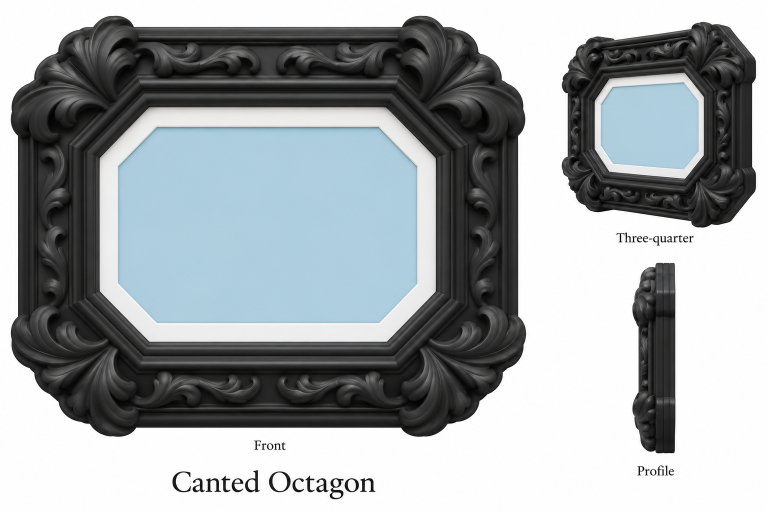
#> input picture concepts/01-Canted-Octagon-concept.png, 1536 x 1024 px (shown at 1/2 size); its folder holds only this picture in this run
$ python build_catalog.py
#> lines starting #> are read from the running program, lines starting #| are printed output that depends on the picture; after the words box and inside, x2 and y2 are one past the last pixel; in counts of white or black regions, pixels touching at a corner belong together; long printed decimals are rounded
#> (reads source/designs-final.json from the repository)
# SPDX-License-Identifier: MIT
"""Fresh text-drawn ornament, exact photo geometry and redesigned PLA clips.
No ornamental mesh or reference photograph from the earlier collection is read.
Only a resolved Bambu printer/process/filament settings snapshot is reused.
"""
from pathlib import Path
from zipfile import ZipFile,ZIP_DEFLATED
from lxml import etree as E
import json,sys,uuid
import numpy as np, trimesh as tm, shapely
from PIL import Image
from scipy import ndimage as ndi
from scipy.interpolate import RegularGridInterpolator
from shapely.geometry import Polygon,Point,box as rect,LineString
from shapely.affinity import rotate as protate
import matplotlib;matplotlib.use('Agg')
import matplotlib.pyplot as plt
from paths import ROOT, P
NS='http://schemas.microsoft.com/3dmanufacturing/core/2015/02'
PROD='http://schemas.microsoft.com/3dmanufacturing/production/2015/06'
REL='http://schemas.openxmlformats.org/package/2006/relationships'
POS=[(x,y) for x in [-40.,40.] for y in [-32.5,32.5]]
RECT_POS=[(x,y) for x in [-44.,44.] for y in [-36.,36.]]
MATE=3.6
def box(x,y,z,z0=0,xy=(0,0)):
 m=tm.creation.box([x,y,z]);m.apply_translation([*xy,z0+z/2]);return m
def union(ms):return tm.boolean.union(ms,engine='manifold')
def diff(a,b):return tm.boolean.difference([a,b],engine='manifold')
def inter(a,b):
 if not len(a.faces) or not len(b.faces):return tm.Trimesh()
 return tm.boolean.intersection([a,b],engine='manifold')
# [4 lines left out: function check, not called in this run]
def extrude(p,z,h):
 if hasattr(p,'geoms'):return union([extrude(q,z,h) for q in p.geoms if q.area>1e-6])
 m=tm.creation.extrude_polygon(p,h,engine='earcut');m.apply_translation([0,0,z]);return m
def cyl(x,y,r,z,h):
 m=tm.creation.cylinder(r,h,sections=96);m.apply_translation([x,y,z+h/2]);return m
def taper(w0,w1,depth,z0,z1,xy):
 m=box(1,depth,z1-z0,z0);m.vertices[:,0]*=w0+(w1-w0)*(m.vertices[:,2]-z0)/(z1-z0);m.apply_translation([*xy,0]);return m
def rounded_rect(x0,y0,x1,y1,r):
 return rect(x0+r,y0+r,x1-r,y1-r).buffer(r,quad_segs=24)
# [11 lines left out: functions rotate_mesh, peg, not called in this run]
def socket(p):
 return union([taper(4.1,3.65,2.4,-.02,.4,p),box(3.65,2.4,2.62,.38,p),box(4.3,2.4,1.7,3,p)])
def aperture_for(d):
 w,h=d['opening'];a,b=w/2,h/2
 if d['shape']=='octagon':
  c=5.;return Polygon([(-a+c,-b),(a-c,-b),(a,-b+c),(a,b-c),(a-c,b),(-a+c,b),(-a,b-c),(-a,-b+c)])
 if d['shape']=='cushion':return rounded_rect(-a,-b,a,b,7.0)
 if d['shape']=='arch':
  # Shallow circular segment; only upper corners are masked.
  rise=3.5;R=(a*a+rise*rise)/(2*rise);yc=b-R
  xs=np.linspace(a,-a,257);ys=yc+np.sqrt(R*R-xs*xs)
  return Polygon([(-a,-b),(a,-b),(a,b-rise)]+list(zip(xs,ys))+[(-a,b-rise)])
 return rect(-a,-b,a,b)
def get_drawing(d):
 rgb=np.asarray(Image.open(ROOT/'concepts'/(d['id']+'-concept.png')).convert('RGB'),float)
 # Geometry preprocessing only: isolate the master front, leaving the sheet intact.
 rgb=rgb[:,:int(rgb.shape[1]*.71)]
#> rgb: shape (1024, 1090, 3) float64
 r,g,b=rgb.transpose(2,0,1);blue=(b-r>15)&(g-r>8)&(r>90)&(r<230)&(b>150)
#> after `blue = (b - r > 15) & (g - r > 8) & (r > 90) & (r < 230) & (b > 150)`:
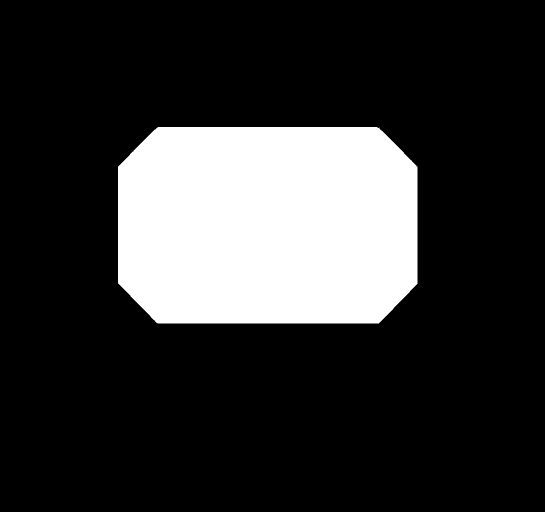
#> blue: shape (1024, 1090) bool (shown at 1/2 size); 20% white; 1 white region, box (x1, y1, x2, y2) and area: (236, 254, 835, 647) 222940
 lab,_=ndi.label(blue);sz=np.bincount(lab.ravel());sz[0]=0;blue=lab==sz.argmax()
#> after `lab, _ = ndi.label(blue)`:
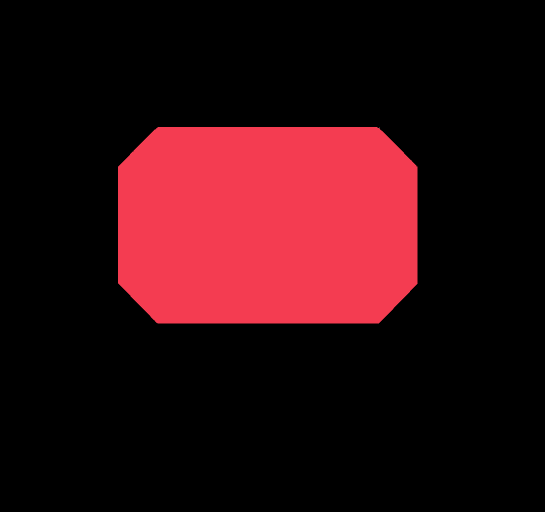
#> lab: shape (1024, 1090) int32 (shown at 1/2 size); 4 distinct labels, from 0 to 3; one colour per label, 0 black
#> after `sz = np.bincount(lab.ravel())`: sz = [893220, 222938, 1, 1]
#> after `blue = lab == sz.argmax()`: blue: shape (1024, 1090) bool; 20% white; 1 white region, box (x1, y1, x2, y2) and area: (236, 254, 835, 647) 222938
 ys,xs=np.nonzero(blue);cx=(xs.min()+xs.max())/2;cy=(ys.min()+ys.max())/2
#> after `cx = (xs.min() + xs.max()) / 2`: cx = 535
#> after `cy = (ys.min() + ys.max()) / 2`: cy = 450
 dark=(rgb.max(2)<165)&(np.abs(b-r)<22)
#> dark: shape (1024, 1090) bool; 43.7% white; 19 white regions, largest, box (x1, y1, x2, y2) and area: (22, 32, 1052, 874) 483218, (538, 943, 581, 984) 560, (660, 957, 687, 999) 500
 lab,_=ndi.label(dark);sz=np.bincount(lab.ravel());sz[0]=0;dark=lab==sz.argmax()
#> after `lab, _ = ndi.label(dark)`:
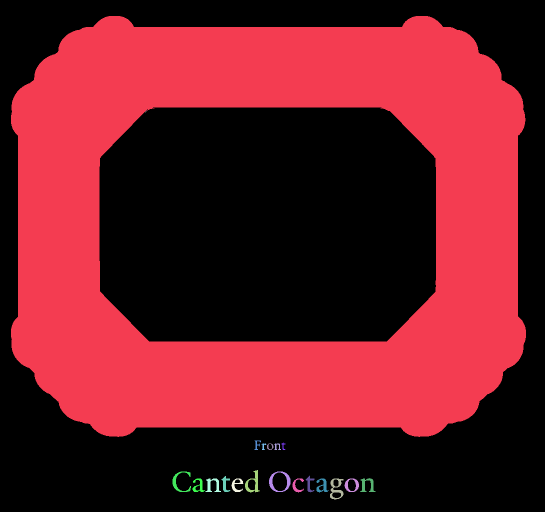
#> lab: shape (1024, 1090) int32 (shown at 1/2 size); 24 distinct labels, from 0 to 23; one colour per label, 0 black
#> after `sz = np.bincount(lab.ravel())`: sz = 24 values, max 627948 at index 0, min 1 at index 2, mean 46506.7
#> after `dark = lab == sz.argmax()`: dark: shape (1024, 1090) bool; 43.3% white; 1 white region, box (x1, y1, x2, y2) and area: (22, 32, 1052, 874) 483214
 solid=ndi.binary_fill_holes(dark)
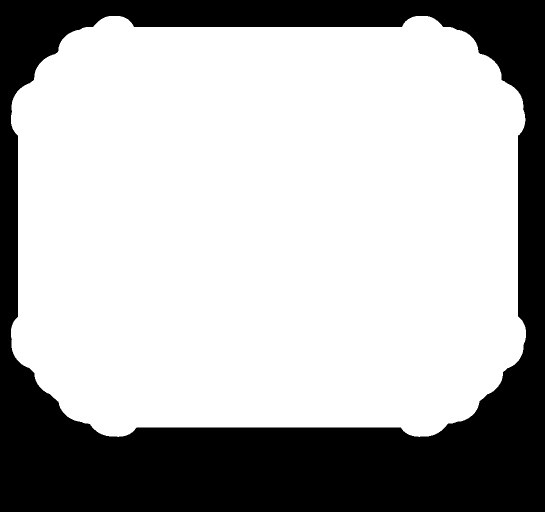
#> solid: shape (1024, 1090) bool (shown at 1/2 size); 69.7% white; 1 black region, box (x1, y1, x2, y2) and area: (0, 0, 1090, 1024) 338216
 fig,ax=plt.subplots();loops=ax.contour(solid.astype(float),levels=[.5]).allsegs[0];plt.close(fig)
#> after `loops = ax.contour(solid.astype(float), levels=[0.5]).allsegs[0]`: loops = 1 point arrays, longest 3891 points
#> after `fig, ax = plt.subplots()`:
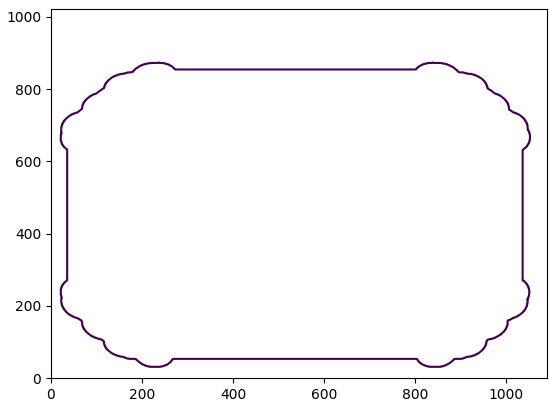
#> figure drawn by matplotlib, 1 panel
 poly=max([Polygon(np.c_[q[:,0]-cx,cy-q[:,1]]).buffer(0) for q in loops if len(q)>8],key=lambda q:q.area)
 return rgb,dark,solid,poly,cx,cy
# [115 lines left out: functions moulding, back_geometry, write_mesh, read_project_mesh, write_project, not called in this run]
def build(d):
 portrait=d['orientation']=='portrait';Q=P/d['id'];Q.mkdir(exist_ok=True)
 rgb,dark,solid,pix,cx,cy=get_drawing(d);r,g,b=rgb.transpose(2,0,1)
#> after `rgb, dark, solid, pix, cx, cy = get_drawing(d)`: cx = 535; cy = 450
 scale0=d['width']/(pix.bounds[2]-pix.bounds[0])
#> scale0 = 0.113
 base_positions=RECT_POS if d['shape']=='rectangle' else POS
#> base_positions = [(-40, -32.5), (-40, 32.5), (40, -32.5), (40, 32.5)]
 positions=[(-y,x) for x,y in base_positions] if portrait else base_positions
#> positions has the same summary as base_positions
 centers=None
 filmshape=rect(-27,-47,27,39) if portrait else rect(-47,-27,39,27)
 from shapely.affinity import scale
 for growth in np.arange(1,1.251,.005):
  outer=scale(pix,scale0*growth,scale0*growth,origin=(0,0)).buffer(.035).buffer(-.035).simplify(.025)
  needs=[filmshape.buffer(.65)]+[rect(x-3.1,y-2.8,x+3.1,y+2.8) for x,y in positions]
  if not all(outer.covers(n) for n in needs):continue
  # Fit magnet pockets to the carving before enlarging the entire design.
  # Every candidate stays outside the photo channel, with triangular spread.
  if portrait:
   top=[float(y) for y in np.arange(47,44.19,-.2) if outer.covers(Point(0,y).buffer(4.9,quad_segs=32))]
   sides=[float(x) for x in np.arange(36,32.19,-.2) if all(outer.covers(Point(s*x,-27).buffer(4.9,quad_segs=32)) for s in [-1,1])]
   if top and sides:centers=[(0,top[0]),(-sides[0],-27),(sides[0],-27)]
  else:
   top=[float(y) for y in np.arange(38,32.19,-.2) if outer.covers(Point(0,y).buffer(4.9,quad_segs=32))]
   low=[float(y) for y in np.arange(36,32.19,-.2) if all(outer.covers(Point(x,-y).buffer(4.9,quad_segs=32)) for x in [-27,27])]
   if top and low:centers=[(0,top[0]),(-27,-low[0]),(27,-low[0])]
  if centers is not None:break
 else:raise AssertionError((d['id'],'needs excessive growth',outer.bounds))
#> this loop made 1 pass
 SCALE=scale0*growth;aperture=aperture_for(d);join=2 if d['shape'] in ['rectangle','octagon'] else 1
#> after `SCALE = scale0 * growth`: SCALE = 0.113
#> in aperture_for, `w, h = d['opening']`: w = 60.8; h = 44.8
#> in aperture_for, `a, b = (w / 2, h / 2)`: a = 30.4; b = 22.4
#> after `join = 2 if d['shape'] in ['rectangle', 'octagon'] else 1`: join = 2
 inner=aperture.buffer(6.5,join_style=join);footprint=outer.difference(inner)
 assert outer.covers(aperture.buffer(12,join_style=join))
 print(d['name'],'scale',SCALE,'growth',growth,'outer',outer.bounds,flush=True)
#| Canted Octagon scale 0.1126 growth 1.0 outer (-57.831, -47.695, 58.169, 47.132)
 yy,xx=np.indices(solid.shape);x=(xx-cx)*SCALE;y=(cy-yy)*SCALE
 lum=.2126*r+.7152*g+.0722*b
 nearest=ndi.distance_transform_edt(~dark,return_distances=False,return_indices=True);lum=ndi.gaussian_filter(lum[tuple(nearest)],1.6)
#> after `lum = ndi.gaussian_filter(lum[tuple(nearest)], 1.6)`:
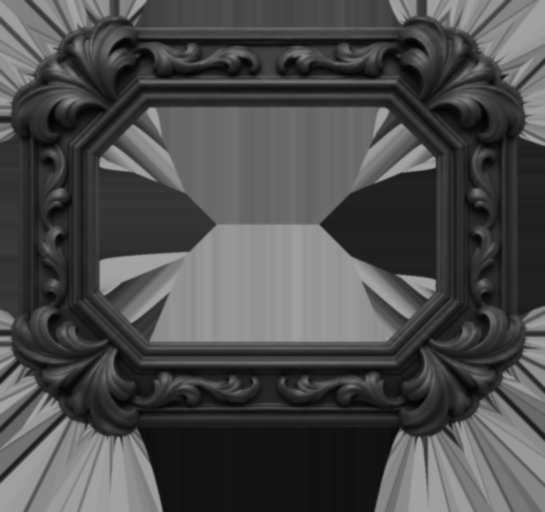
#> lum: shape (1024, 1090) float64 (shown at 1/2 size); min 2.1, max 163.9, mean 75.9
 lo,hi=np.percentile(lum[dark],[3,98]);light=np.clip((lum-lo)/(hi-lo),0,1)
#> after `lo, hi = np.percentile(lum[dark], [3, 98])`: lo = 13.57; hi = 101.5
 mid=ndi.gaussian_filter(light,3.2);broad=ndi.gaussian_filter(light,8.0)
 h=1.9+2.7*mid**.8+1.05*broad**.8+.27*(light-mid)
 # Shape distance fields blend the tonal sculpt to exact architectural moulding.
 # Downsampled exact boundary distances, interpolated back to raster.
 ds=4;gx=x[::ds,::ds];gy=y[::ds,::ds]
 pp=shapely.points(gx.ravel(),gy.ravel());dist=shapely.distance(pp,inner.boundary).reshape(gx.shape);inside=shapely.contains_xy(inner,gx,gy);dist[inside]=0
#> after `inside = shapely.contains_xy(inner, gx, gy)`: inside: shape (256, 273) bool; 28.9% white; 1 white region, box (x1, y1, x2, y2) and area: (52, 49, 216, 177) 20232
 dist=ndi.zoom(dist,(h.shape[0]/dist.shape[0],h.shape[1]/dist.shape[1]),order=1)[:h.shape[0],:h.shape[1]]
#> dist: shape (1024, 1090) float64
 u=np.clip((dist-4.6)/2.0,0,1);u=u*u*(3-2*u)
 h=1.301+(h-1.301)*u
 edge=np.clip(ndi.distance_transform_edt(solid)*SCALE/.95,0,1);h=1.301+(h-1.301)*edge*edge*(3-2*edge)
 for px,py in positions:
  if d['shape']=='rectangle':
   rho=((x-px)/6.)**2+((y-py)/5.)**2
   dome=1.3+np.exp(-.7*rho)*(4.4+light)
   # Convex relief, rather than a flat rectangular mechanical cap.
   h=np.maximum(h,dome)
  else:
   dd=np.maximum(np.abs(x-px)-2.7,np.abs(y-py)-2.5);w=np.clip(1-dd/2.2,0,1);w=w*w*(3-2*w)
   h=h*(1-w)+np.maximum(h,5.3+.2*(h-1.3))*w
#> this loop made 4 passes
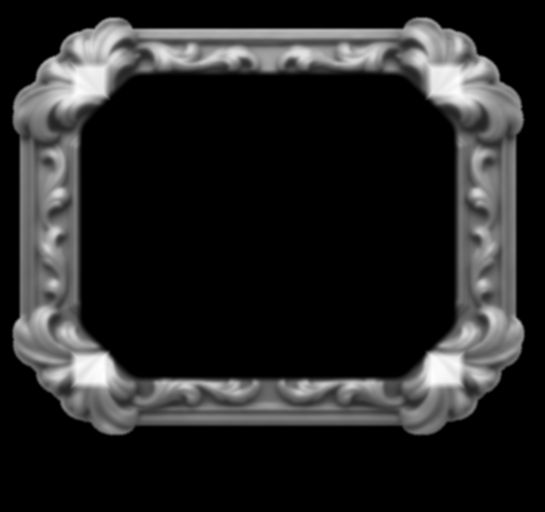
#> h: shape (1024, 1090) float64 (shown at 1/2 size); min 1.3, max 6.05, mean 2; drawn with min black and max white
 h=np.minimum(h,6.65);h=ndi.gaussian_filter(h,.65);h[~solid]=1.301
#> after `h[~solid] = 1.301`: h: shape (1024, 1090) float64; min 1.3, max 6.05, mean 2
 sy,sx=np.nonzero(dark);step=.22/SCALE
#> after `step = 0.22 / SCALE`: step = 1.95
 xs=np.arange(max(0,sx.min()-2),min(rgb.shape[1]-1,sx.max()+3),step);ys=np.arange(max(0,sy.min()-2),min(rgb.shape[0]-1,sy.max()+3),step)
#> after `xs = np.arange(max(0, sx.min() - 2), min(rgb.shape[1] - 1, sx.max() + `: xs = 530 values from 20 to 1053.4
#> after `ys = np.arange(max(0, sy.min() - 2), min(rgb.shape[0] - 1, sy.max() + `: ys = 434 values from 30 to 875.8
 xp,yp=np.meshgrid(xs,ys);v=np.c_[((xp-cx)*SCALE).ravel(),((cy-yp)*SCALE).ravel(),RegularGridInterpolator((np.arange(h.shape[0]),np.arange(h.shape[1])),h)(np.c_[yp.ravel(),xp.ravel()])]
 ny,nx=xp.shape;ids=np.arange(nx*ny).reshape(ny,nx);a=ids[:-1,:-1].ravel();b=ids[:-1,1:].ravel();c=ids[1:,1:].ravel();dd=ids[1:,:-1].ravel();ff=np.vstack([np.c_[a,b,c],np.c_[a,c,dd]])
#> after `ny, nx = xp.shape`: ny = 434; nx = 530
 bot=v.copy();bot[:,2]=1.29;N=len(v);faces=[ff,ff[:,::-1]+N];rim=list(ids[0])+list(ids[1:,-1])+list(ids[-1,-2::-1])+list(ids[-2:0:-1,0])
#> after `N = len(v)`: N = 230020
 for a,b in zip(rim,rim[1:]+rim[:1]):faces.append(np.array([[a,b,b+N],[a,b+N,a+N]]))
#> after the loop, faces = 1926 items
 raw=tm.Trimesh(np.vstack([v,bot]),np.vstack(faces));raw.fix_normals();assert raw.is_volume
 art=check(inter(raw,extrude(footprint,1.3,7)),'relief')
 white=extrude(outer.buffer(-.18).difference(aperture),0,.36)
 layers=[]
 zz=np.linspace(.36,1.3,13)
 for z0,z1 in zip(zz[:-1],zz[1:]):layers.append(extrude(outer.buffer(-.18*(1-(z0-.36)/.94)).difference(inner),z0,z1-z0+.00002))
 posts=[] if d['shape']=='rectangle' else [box(5.5,5.1,4,1.3,p) for p in positions]
 black=union([art,moulding(aperture,join)]+layers+posts)
 cuts=union([rotate_mesh(socket((y,-x)),True) if portrait else socket((x,y)) for x,y in positions])
 black=check(diff(black,cuts),'black');white=check(diff(white,cuts),'white')
 back,loaded=back_geometry(portrait,outer,centers,base_positions)
 mounted=[m.copy() for m in [white,black]]
 for m in mounted:m.apply_translation([0,0,MATE])
 assert sum(abs(inter(m,back).volume) for m in mounted)<.015,('assembled interference',sum(abs(inter(m,back).volume) for m in mounted))
 pulled=[m.copy() for m in mounted]
 for m in pulled:m.apply_translation([0,0,.5])
 for px,py in positions:
  region=box(8,8,12,-.1,(px,py));contact=sum(abs(inter(inter(m,back),region).volume) for m in pulled)
  assert contact>.005,('snap engagement',px,py,contact)
 film=box(54.2,86.2,1.16,2.42,(0,-4)) if portrait else box(86.2,54.2,1.16,2.42,(-4,0))
 assert abs(inter(loaded,film).volume)<.02,('film channel',inter(loaded,film).volume)
 for m in mounted:assert abs(inter(m,film).volume)<.005
 for a in np.linspace(0,94,28):
  q=film.copy();q.apply_translation([0,-a,0] if portrait else [-a,0,0]);assert abs(inter(loaded,q).volume)<.02,('insertion',a,inter(loaded,q).volume)
 for px,py in centers:
  assert abs(inter(back,cyl(px,py,3,0,3)).volume)<.001,'magnet fit'
  floor=cyl(px,py,2.9,3.15,.4);assert abs(inter(back,floor).volume-floor.volume)<.001,'magnet floor'
 assert abs(inter(white,black).volume)<.001
 assert filmshape.difference(outer).area<.001
 for sx in [-.4,0,.4]:
  for sy in [-.4,0,.4]:
   pic=rect(-23+sx,-31+sy,23+sx,31+sy) if portrait else rect(-31+sx,-23+sy,31+sy,23+sy)
   assert pic.covers(aperture),'image overlap'
 for name,m in [('white-mat.stl',white),('black-ornament.stl',black),('back.stl',back),('loaded-back.stl',loaded)]:m.export(Q/name)
 report=dict(id=d['id'],name=d['name'],orientation=d['orientation'],shape=d['shape'],front_dimensions_mm=np.ptp(black.bounds,axis=0).tolist(),front_bounds_mm=black.bounds.tolist(),back_dimensions_mm=np.ptp(back.bounds,axis=0).tolist(),assembled_depth_mm=float(3.6+black.bounds[1,2]),mat_width_mm=6.5,mat_height_mm=.36,mat_perpendicular_offset=True,film_uncut_mm=[54,86] if portrait else [86,54],aperture_bounds_mm=aperture.bounds,image_area_visible_percent=100*aperture.area/(62*46),full_film_concealed=True,nominal_edge_overlap_mm=.6,misalignment_checked_mm=.4,magnet_centers_mm=centers,magnet_pockets_mm=[6.3,3.1],magnet_floor_mm=.5,snap_positions_mm=positions,snap_tip_height_mm=8,snap_stem_mm=[3.5,2],snap_slot_radius_mm=.7,snap_head_width_mm=3.88,socket_neck_width_mm=3.65,photo_spring_length_mm=15,front_print_color_changes=1,watertight_parts=True,insertion_positions_checked=28,physical_test=False,ornament_source='fresh AI drawing from historical descriptions, no original MakerWorld mesh or collection reference photo',relief_method='drawing-guided tonal bas-relief with explicit CAD mouldings; not full multi-view reconstruction',drawing_uniform_growth=float(growth),drawing_mm_per_pixel=SCALE,drawing_center_px=[cx,cy])
 (Q/'validation.json').write_text(json.dumps(report,indent=2));(Q/'aperture.wkt').write_text(aperture.wkt);(Q/'outer.wkt').write_text(outer.wkt)
 write_project(d,white,black,back)
 print('COMPLETE',d['id'],json.dumps(report),flush=True)
if __name__=='__main__':
 ds=json.loads((ROOT/'source/designs-final.json').read_text())
 for d in ds:
  if len(sys.argv)==1 or d['id'] in sys.argv[1:]:build(d)
#> (the call stopped at in build, `raw=tm.Trimesh(np.vstack([v,bot]),np.vstack(faces));raw.fix_normals();..`: trimesh is not available in this run)
#> (the run stopped early here; a loop or call above may not have finished)
